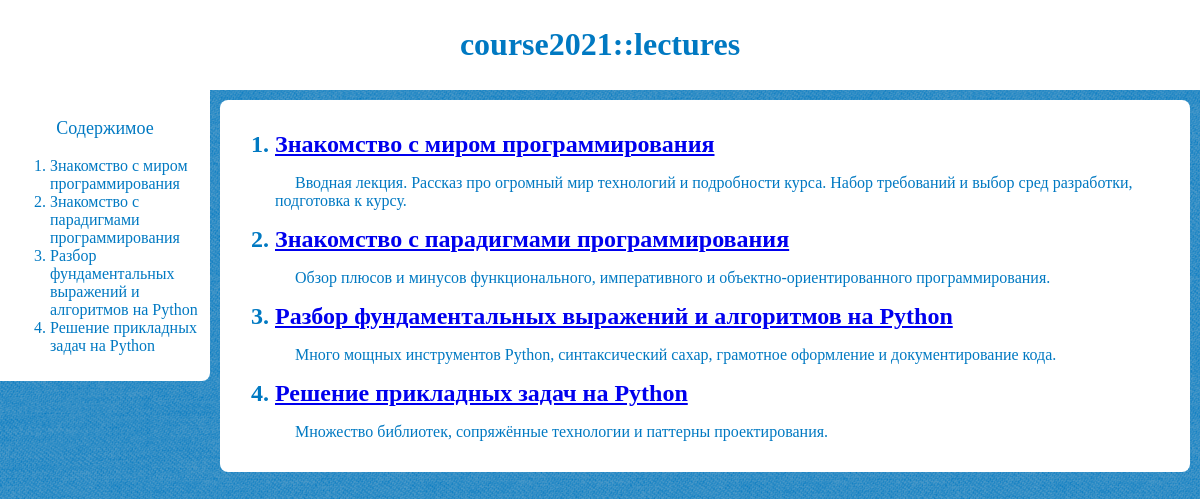
/, run on an earlier commit of the app's database.
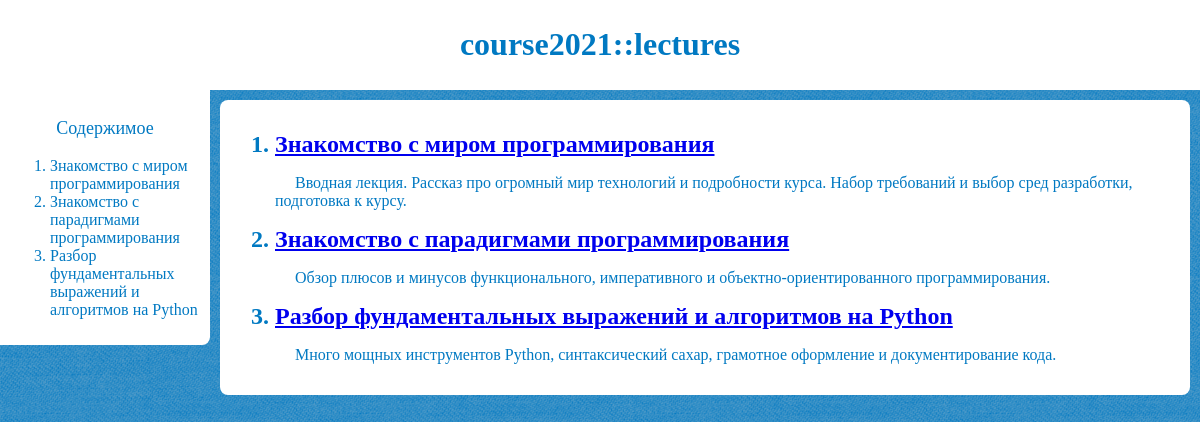
And on a later commit of the database.
### lectures/models.py (models this page shows, shortened)
class Lecture(models.Model):
    STATUS_CHOICES = (('writing', 'В процессе'),
                      ('to_review', 'Требует проверки'),
                      ('opened', 'Открыта'),
                      )
    title = models.CharField(max_length=100)
    slug = models.SlugField(max_length=120)
    desc = models.TextField(max_length=250)
    status = models.CharField(max_length=9,
                              choices=STATUS_CHOICES,
                              default='writing')
    publish = models.DateTimeField(default=timezone.now)
    objects = models.Manager()
    opened = OpenedLectures()
    def get_absolute_url(self):
        return reverse('lectures:show_lecture', args=[self.slug])
    class Meta:
        ordering = ('publish',)
        db_table = 'lectures'

### lectures/views.py (the view)
# urls.py: path('', views.show_list, name='show_list'),
def show_list(request):
    lectures = Lecture.opened.all()
    return render(request, 'lectures/list.html', {'lecs': lectures})

### lectures/models.py (called while the page is built)
    def get_queryset(self):
        return super(OpenedLectures, self).get_queryset().filter(status='opened')

### lectures/templates/lectures/list.html (shortened to what this page needs)
{% extends "base.html" %}
{% block h1_header %}lectures{% endblock %}
{% block aside %}<aside>
<p class="aside-header">Содержимое</p>
<ol>
{% for lec in lecs %}{% if lec.status == "opened" %}<li><a href="#{{ lec.slug }}">{{ lec.title }}</a></li>{% endif %}{% endfor %}
</ol>
</aside>{% endblock %}
{% block content %}<article><ol>
{% for lec in lecs %}{% if lec.status == "opened" %}
<section>
<h2 class="first last" id="{{ lec.slug }}"><li><a href="{{ lec.get_absolute_url }}">{{ lec.title }}</a></li></h2>
<p>{{ lec.desc }}</p>
</section>{% endif %}{% endfor %}
</ol></article>{% endblock %}

What changed in the data, as far as the page shows it:
no longer on this page (row edited): Lecture: title "Решение прикладных задач на Python", desc "Множество библиотек, сопряжённые технологии и паттерны проектирования."
